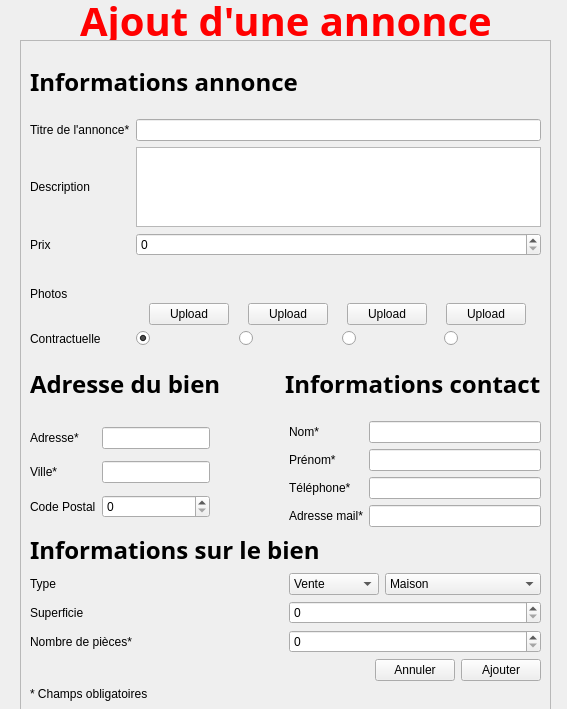
<?xml version="1.0" encoding="UTF-8"?>
<ui version="4.0">
 <class>ajoutDialog</class>
 <widget class="QWidget" name="ajoutDialog">
  <property name="geometry">
   <rect>
    <x>0</x>
    <y>0</y>
    <width>567</width>
    <height>709</height>
   </rect>
  </property>
  <property name="minimumSize">
   <size>
    <width>567</width>
    <height>709</height>
   </size>
  </property>
  <property name="maximumSize">
   <size>
    <width>567</width>
    <height>709</height>
   </size>
  </property>
  <property name="windowTitle">
   <string>Form</string>
  </property>
  <widget class="QLabel" name="label">
   <property name="geometry">
    <rect>
     <x>80</x>
     <y>0</y>
     <width>481</width>
     <height>41</height>
    </rect>
   </property>
   <property name="font">
    <font>
     <family>Arial Black</family>
     <pointsize>30</pointsize>
     <weight>75</weight>
     <bold>true</bold>
    </font>
   </property>
   <property name="styleSheet">
    <string notr="true">color:red;</string>
   </property>
   <property name="text">
    <string>Ajout d'une annonce</string>
   </property>
  </widget>
  <widget class="QScrollArea" name="scrollArea">
   <property name="enabled">
    <bool>true</bool>
   </property>
   <property name="geometry">
    <rect>
     <x>20</x>
     <y>40</y>
     <width>531</width>
     <height>671</height>
    </rect>
   </property>
   <property name="whatsThis">
    <string>&lt;html&gt;&lt;head/&gt;&lt;body&gt;&lt;p&gt;&lt;br/&gt;&lt;/p&gt;&lt;/body&gt;&lt;/html&gt;</string>
   </property>
   <property name="widgetResizable">
    <bool>true</bool>
   </property>
   <widget class="QWidget" name="scrollAreaWidgetContents_2">
    <property name="geometry">
     <rect>
      <x>0</x>
      <y>0</y>
      <width>513</width>
      <height>688</height>
     </rect>
    </property>
    <layout class="QGridLayout" name="gridLayout_6">
     <item row="4" column="0" colspan="2">
      <widget class="QLabel" name="label_17">
       <property name="text">
        <string>* Champs obligatoires</string>
       </property>
      </widget>
     </item>
     <item row="3" column="0" colspan="2">
      <layout class="QGridLayout" name="gridLayout_5">
       <item row="1" column="0">
        <widget class="QLabel" name="label_14">
         <property name="text">
          <string>Superficie</string>
         </property>
        </widget>
       </item>
       <item row="0" column="0">
        <widget class="QLabel" name="label_13">
         <property name="text">
          <string>Type</string>
         </property>
        </widget>
       </item>
       <item row="2" column="1">
        <widget class="QSpinBox" name="nombrePieces">
         <property name="minimumSize">
          <size>
           <width>2</width>
           <height>0</height>
          </size>
         </property>
         <property name="maximum">
          <number>10000</number>
         </property>
        </widget>
       </item>
       <item row="1" column="1">
        <widget class="QSpinBox" name="superficie">
         <property name="maximum">
          <number>1000000</number>
         </property>
        </widget>
       </item>
       <item row="2" column="0">
        <widget class="QLabel" name="label_16">
         <property name="text">
          <string>Nombre de pièces*</string>
         </property>
        </widget>
       </item>
       <item row="0" column="1">
        <layout class="QHBoxLayout" name="horizontalLayout">
         <item>
          <widget class="QComboBox" name="etat">
           <property name="maximumSize">
            <size>
             <width>90</width>
             <height>16777215</height>
            </size>
           </property>
           <item>
            <property name="text">
             <string>Vente</string>
            </property>
           </item>
           <item>
            <property name="text">
             <string>Location</string>
            </property>
           </item>
          </widget>
         </item>
         <item>
          <widget class="QComboBox" name="type">
           <item>
            <property name="text">
             <string>Maison</string>
            </property>
           </item>
           <item>
            <property name="text">
             <string>Appartement</string>
            </property>
           </item>
           <item>
            <property name="text">
             <string>Château</string>
            </property>
           </item>
           <item>
            <property name="text">
             <string>Commerce</string>
            </property>
           </item>
           <item>
            <property name="text">
             <string>Bureau</string>
            </property>
           </item>
           <item>
            <property name="text">
             <string>Terrain</string>
            </property>
           </item>
           <item>
            <property name="text">
             <string>Ferme</string>
            </property>
           </item>
           <item>
            <property name="text">
             <string>Autre</string>
            </property>
           </item>
          </widget>
         </item>
        </layout>
       </item>
       <item row="3" column="0" colspan="2">
        <layout class="QHBoxLayout" name="horizontalLayout_10">
         <item>
          <spacer name="horizontalSpacer">
           <property name="orientation">
            <enum>Qt::Horizontal</enum>
           </property>
           <property name="sizeHint" stdset="0">
            <size>
             <width>40</width>
             <height>20</height>
            </size>
           </property>
          </spacer>
         </item>
         <item>
          <widget class="QPushButton" name="pushButton_2">
           <property name="text">
            <string>Annuler</string>
           </property>
          </widget>
         </item>
         <item>
          <widget class="QPushButton" name="pushButton">
           <property name="text">
            <string>Ajouter</string>
           </property>
          </widget>
         </item>
        </layout>
       </item>
      </layout>
     </item>
     <item row="1" column="1">
      <layout class="QHBoxLayout" name="horizontalLayout_8">
       <item>
        <layout class="QGridLayout" name="gridLayout_4">
         <item row="1" column="0">
          <widget class="QLabel" name="label_9">
           <property name="text">
            <string>Prénom*</string>
           </property>
          </widget>
         </item>
         <item row="2" column="0">
          <widget class="QLabel" name="label_10">
           <property name="text">
            <string>Téléphone*</string>
           </property>
          </widget>
         </item>
         <item row="0" column="1">
          <widget class="QLineEdit" name="nom"/>
         </item>
         <item row="1" column="1">
          <widget class="QLineEdit" name="prenom"/>
         </item>
         <item row="2" column="1">
          <widget class="QLineEdit" name="telephone"/>
         </item>
         <item row="3" column="1">
          <widget class="QLineEdit" name="email"/>
         </item>
         <item row="0" column="0">
          <widget class="QLabel" name="label_8">
           <property name="text">
            <string>Nom*</string>
           </property>
          </widget>
         </item>
         <item row="3" column="0">
          <widget class="QLabel" name="label_11">
           <property name="text">
            <string>Adresse mail*</string>
           </property>
          </widget>
         </item>
        </layout>
       </item>
      </layout>
     </item>
     <item row="1" column="0">
      <layout class="QHBoxLayout" name="horizontalLayout_7">
       <item>
        <layout class="QGridLayout" name="gridLayout_3">
         <item row="0" column="0">
          <widget class="QLabel" name="label_5">
           <property name="text">
            <string>Adresse*</string>
           </property>
          </widget>
         </item>
         <item row="1" column="1">
          <widget class="QLineEdit" name="ville"/>
         </item>
         <item row="1" column="0">
          <widget class="QLabel" name="label_6">
           <property name="text">
            <string>Ville*</string>
           </property>
          </widget>
         </item>
         <item row="0" column="1">
          <widget class="QLineEdit" name="adresse"/>
         </item>
         <item row="2" column="0">
          <widget class="QLabel" name="label_7">
           <property name="text">
            <string>Code Postal</string>
           </property>
          </widget>
         </item>
         <item row="2" column="1">
          <widget class="QSpinBox" name="codePostal">
           <property name="maximum">
            <number>9999999</number>
           </property>
          </widget>
         </item>
        </layout>
       </item>
       <item>
        <spacer name="horizontalSpacer_2">
         <property name="orientation">
          <enum>Qt::Horizontal</enum>
         </property>
         <property name="sizeHint" stdset="0">
          <size>
           <width>40</width>
           <height>20</height>
          </size>
         </property>
        </spacer>
       </item>
      </layout>
     </item>
     <item row="2" column="0" colspan="2">
      <layout class="QHBoxLayout" name="horizontalLayout_9">
       <item>
        <widget class="QLabel" name="label_12">
         <property name="font">
          <font>
           <family>Arial Black</family>
           <pointsize>18</pointsize>
           <weight>75</weight>
           <bold>true</bold>
          </font>
         </property>
         <property name="text">
          <string>Informations sur le bien</string>
         </property>
        </widget>
       </item>
      </layout>
     </item>
     <item row="0" column="0" colspan="2">
      <layout class="QGridLayout" name="gridLayout">
       <item row="4" column="0">
        <widget class="QLabel" name="labelPhotos">
         <property name="text">
          <string>Photos</string>
         </property>
        </widget>
       </item>
       <item row="1" column="1">
        <widget class="QLineEdit" name="titre"/>
       </item>
       <item row="6" column="0" colspan="2">
        <layout class="QHBoxLayout" name="horizontalLayout_3">
         <item>
          <widget class="QLabel" name="label_4">
           <property name="font">
            <font>
             <family>Arial Black</family>
             <pointsize>18</pointsize>
             <weight>75</weight>
             <bold>true</bold>
            </font>
           </property>
           <property name="text">
            <string>Adresse du bien</string>
           </property>
          </widget>
         </item>
         <item>
          <widget class="QLabel" name="label_3">
           <property name="font">
            <font>
             <family>Arial Black</family>
             <pointsize>18</pointsize>
             <weight>75</weight>
             <bold>true</bold>
            </font>
           </property>
           <property name="text">
            <string>Informations contact</string>
           </property>
          </widget>
         </item>
        </layout>
       </item>
       <item row="2" column="1">
        <widget class="QTextEdit" name="description">
         <property name="maximumSize">
          <size>
           <width>16777215</width>
           <height>80</height>
          </size>
         </property>
        </widget>
       </item>
       <item row="3" column="1">
        <widget class="QSpinBox" name="prix">
         <property name="maximum">
          <number>99999999</number>
         </property>
        </widget>
       </item>
       <item row="4" column="1">
        <layout class="QGridLayout" name="gridLayout_2">
         <item row="0" column="0">
          <widget class="QLabel" name="image1">
           <property name="text">
            <string/>
           </property>
           <property name="pixmap">
            <pixmap resource="resources.qrc">:/images/img/camera.png</pixmap>
           </property>
          </widget>
         </item>
         <item row="1" column="3">
          <widget class="QPushButton" name="upload_image4">
           <property name="maximumSize">
            <size>
             <width>80</width>
             <height>16777215</height>
            </size>
           </property>
           <property name="text">
            <string>Upload</string>
           </property>
          </widget>
         </item>
         <item row="0" column="2">
          <widget class="QLabel" name="image3">
           <property name="text">
            <string/>
           </property>
           <property name="pixmap">
            <pixmap resource="resources.qrc">:/images/img/camera.png</pixmap>
           </property>
          </widget>
         </item>
         <item row="0" column="1">
          <widget class="QLabel" name="image2">
           <property name="text">
            <string/>
           </property>
           <property name="pixmap">
            <pixmap resource="resources.qrc">:/images/img/camera.png</pixmap>
           </property>
          </widget>
         </item>
         <item row="0" column="3">
          <widget class="QLabel" name="image4">
           <property name="text">
            <string/>
           </property>
           <property name="pixmap">
            <pixmap resource="resources.qrc">:/images/img/camera.png</pixmap>
           </property>
          </widget>
         </item>
         <item row="1" column="1">
          <widget class="QPushButton" name="upload_image2">
           <property name="maximumSize">
            <size>
             <width>80</width>
             <height>16777215</height>
            </size>
           </property>
           <property name="text">
            <string>Upload</string>
           </property>
          </widget>
         </item>
         <item row="1" column="2">
          <widget class="QPushButton" name="upload_image3">
           <property name="maximumSize">
            <size>
             <width>80</width>
             <height>16777215</height>
            </size>
           </property>
           <property name="text">
            <string>Upload</string>
           </property>
          </widget>
         </item>
         <item row="1" column="0">
          <widget class="QPushButton" name="upload_image1">
           <property name="maximumSize">
            <size>
             <width>80</width>
             <height>16777215</height>
            </size>
           </property>
           <property name="text">
            <string>Upload</string>
           </property>
          </widget>
         </item>
        </layout>
       </item>
       <item row="3" column="0">
        <widget class="QLabel" name="label_15">
         <property name="text">
          <string>Prix</string>
         </property>
        </widget>
       </item>
       <item row="1" column="0">
        <widget class="QLabel" name="titreLabel">
         <property name="text">
          <string>Titre de l'annonce*</string>
         </property>
        </widget>
       </item>
       <item row="5" column="0">
        <widget class="QLabel" name="label_18">
         <property name="text">
          <string>Contractuelle</string>
         </property>
        </widget>
       </item>
       <item row="0" column="0" colspan="2">
        <widget class="QLabel" name="label_2">
         <property name="font">
          <font>
           <family>Arial Black</family>
           <pointsize>18</pointsize>
           <weight>75</weight>
           <bold>true</bold>
          </font>
         </property>
         <property name="text">
          <string>Informations annonce</string>
         </property>
        </widget>
       </item>
       <item row="2" column="0">
        <widget class="QLabel" name="labelDescription">
         <property name="text">
          <string>Description</string>
         </property>
        </widget>
       </item>
       <item row="5" column="1">
        <layout class="QHBoxLayout" name="horizontalLayout_2">
         <item>
          <widget class="QRadioButton" name="contractuelle1">
           <property name="text">
            <string/>
           </property>
           <property name="checked">
            <bool>true</bool>
           </property>
          </widget>
         </item>
         <item>
          <widget class="QRadioButton" name="contractuelle2">
           <property name="text">
            <string/>
           </property>
          </widget>
         </item>
         <item>
          <widget class="QRadioButton" name="contractuelle3">
           <property name="text">
            <string/>
           </property>
          </widget>
         </item>
         <item>
          <widget class="QRadioButton" name="contractuelle4">
           <property name="text">
            <string/>
           </property>
          </widget>
         </item>
        </layout>
       </item>
      </layout>
     </item>
    </layout>
   </widget>
  </widget>
  <zorder>label</zorder>
  <zorder>scrollArea</zorder>
  <zorder>upload_image1</zorder>
 </widget>
 <resources>
  <include location="resources.qrc"/>
 </resources>
 <connections/>
</ui>
